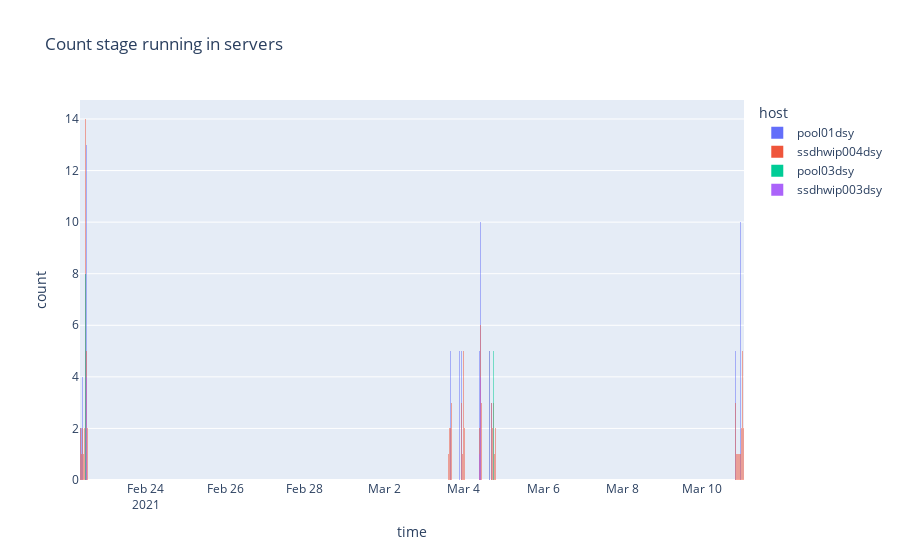

Notebook cell for this chart:
### Code cell
plot_count_process_in_time_by_server(df_stage,name='stage',all=False,start_day=21,start_month=2)
